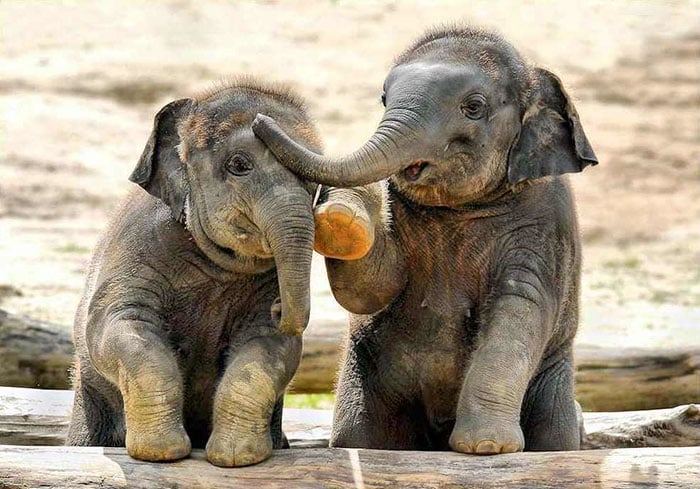
#> input picture anakgajah.jpg, 700 x 489 px
$ jupyter execute '7.2 Gray Level Slicing.ipynb'   (shell and % lines are left out)
#> lines starting #> are read from the running program, lines starting #| are printed output that depends on the picture; after the words box and inside, x2 and y2 are one past the last pixel; in counts of white or black regions, pixels touching at a corner belong together
[cell 1]
#import library
import cv2 # Library OpenCV untuk pengolahan citra.
import numpy as np #Library untuk operasi array dan matriks.
from skimage import data #Library untuk mengakses data citra bawaan.
import matplotlib.pyplot as plt #Library untuk visualisasi data.

[cell 2]
#Read Image
image = cv2.imread("anakgajah.jpg") # untuk membaca citra dengan nama file "anakgajah.jpg" dan menyimpannya dalam variabel image.
#> image is the input picture: shape (489, 700, 3); mean B, G, R 134, 152.4, 164.3
# Convert Image to Grayscale
img = cv2.cvtColor(image, cv2.COLOR_BGR2GRAY) #untuk mengonversi citra dari format BGR (Blue-Green-Red) ke grayscale
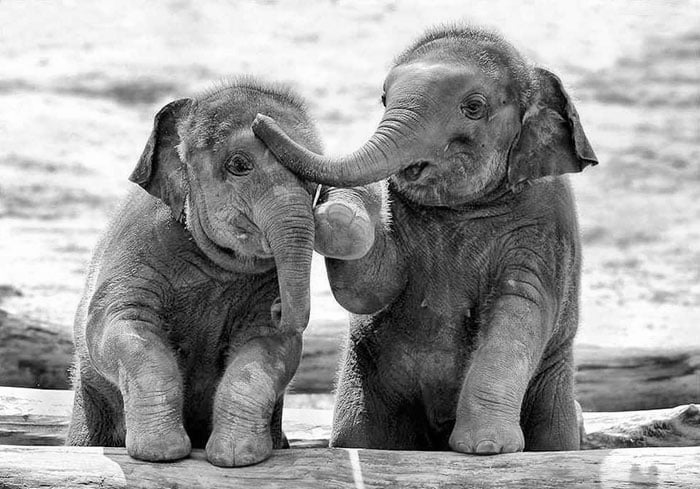
#> img: shape (489, 700); min 0, max 255, mean 153.9

row, column = img.shape #untuk mendapatkan jumlah baris dan kolom citra. Nilai tersebut disimpan dalam variabel row (jumlah baris) dan column (jumlah kolom).
#> row = 489; column = 700

img1 = np.zeros((row,column),dtype = 'uint8') #Membuat array kosong img1 dengan ukuran yang sama dengan citra img.


min_range = 10 #maka piksel pada citra img1 di set menjadi 255 (putih), jika tidak, maka di set menjadi 0 (hitam).
max_range = 60

#digunakan untuk mengiterasi setiap piksel dalam citra.
for i in range(row): #Iterasi berdasarkan baris citra.
    for j in range(column): # Iterasi berdasarkan kolom citra.
        if img[i,j]>min_range and img[i,j]<max_range: #Jika nilai piksel pada citra img di posisi (i,j) lebih besar dari min_range dan lebih kecil dari max_range, maka kondisi terpenuh
            img1[i,j] = 255 #kondisi terpenuhi,
        else:
            img1[i,j] = 0 #kondisi tidak terpenuhi
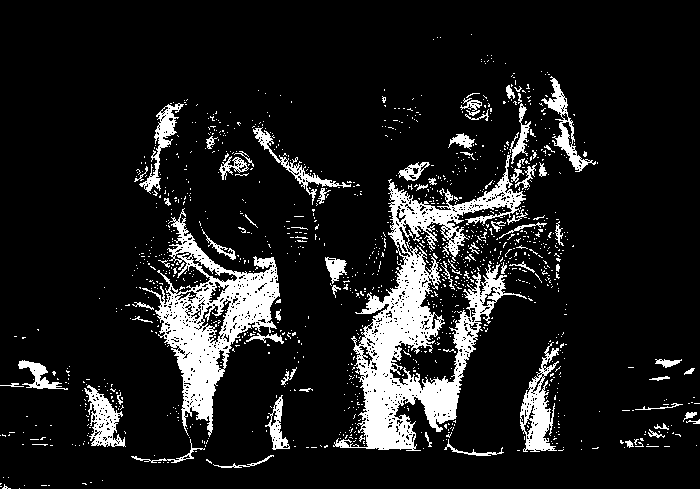
#> img1: shape (489, 700); 11.8% white; 1240 white regions (1170 under 20 px), largest, box (x1, y1, x2, y2) and area: (333, 154, 527, 451) 15922, (142, 208, 280, 437) 9400, (520, 342, 559, 452) 1776

[cell 3]
#plot image

fig, axes = plt.subplots(2, 2, figsize=(12, 12)) #untuk membuat grid dengan 2 baris dan 2 kolom untuk menampilkan citra dan histogram.
ax = axes.ravel() #untuk meratakan array dari objek axes menjadi 1 dimensi dan disimpan dalam variabel ax.

ax[0].imshow(img, cmap=plt.cm.gray) #untuk menampilkan citra img pada subplot pertama
ax[0].set_title("Citra Input") # untuk memberikan judul "Citra Input" pada subplot pertama.
ax[1].hist(img.ravel(), bins=256) #untuk menampilkan histogram citra img pada subplot kedua
ax[1].set_title('Histogram Input') #untuk memberikan judul "Histogram Input" pada subplot kedua.

ax[2].imshow(img1, cmap=plt.cm.gray) # untuk menampilkan citra img1 pada subplot ketiga
ax[2].set_title("Citra Output") #untuk memberikan judul "Citra Output" pada subplot ketiga.
ax[3].hist(img1.ravel(), bins=256) #untuk menampilkan histogram citra img1 pada subplot keempat
ax[3].set_title('Histogram Output') # untuk memberikan judul "Histogram Output" pada subplot keempat.
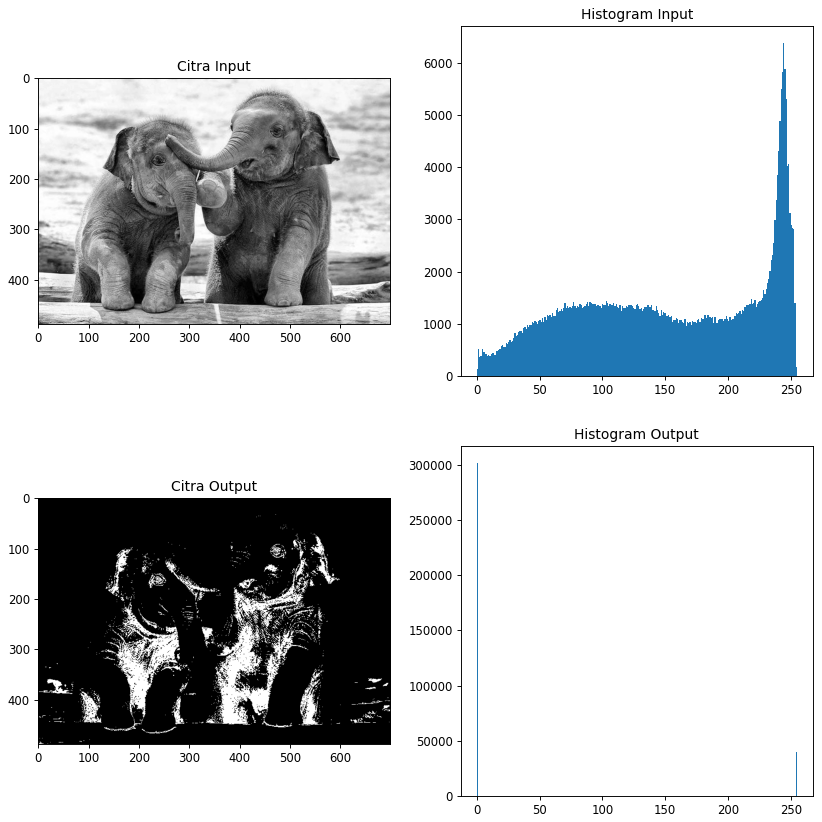
#> figure drawn by matplotlib, 4 panels; panel 2: tallest bar 6389 high, from x = 244 to 245; panel 4: tallest bar 302029 high, from x = 0 to 0.996

$ run again, with boneka2.tif saved as anakgajah.jpg
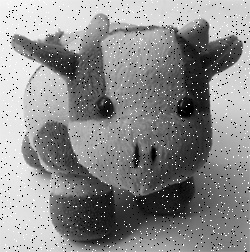
#> input picture boneka2.tif, 250 x 252 px
#> image is the input picture: shape (252, 250, 3); min 0, max 255, mean 139.1
#> after the loop `for i in range(row):`:
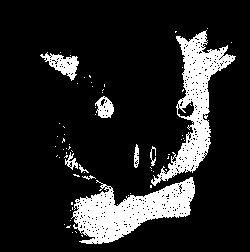
#> img1: shape (252, 250); 14.4% white; 66 white regions (57 under 20 px), largest, box (x1, y1, x2, y2) and area: (71, 177, 195, 244) 4128, (151, 30, 236, 186) 3763, (40, 52, 79, 81) 487
#> `[cell 3] #plot image  fig, axes = plt.subplots(2, 2, figsize=(12, 12))..`:
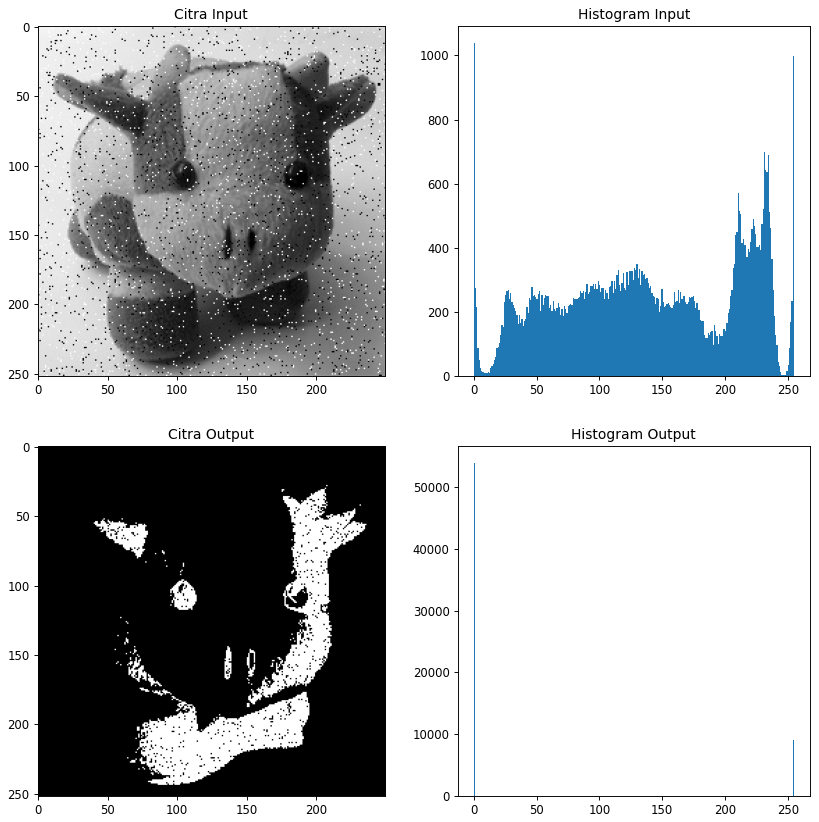
#> figure drawn by matplotlib, 4 panels; panel 2: tallest bar 1040 high, from x = 0 to 0.996; panel 4: tallest bar 53936 high, from x = 0 to 0.996
